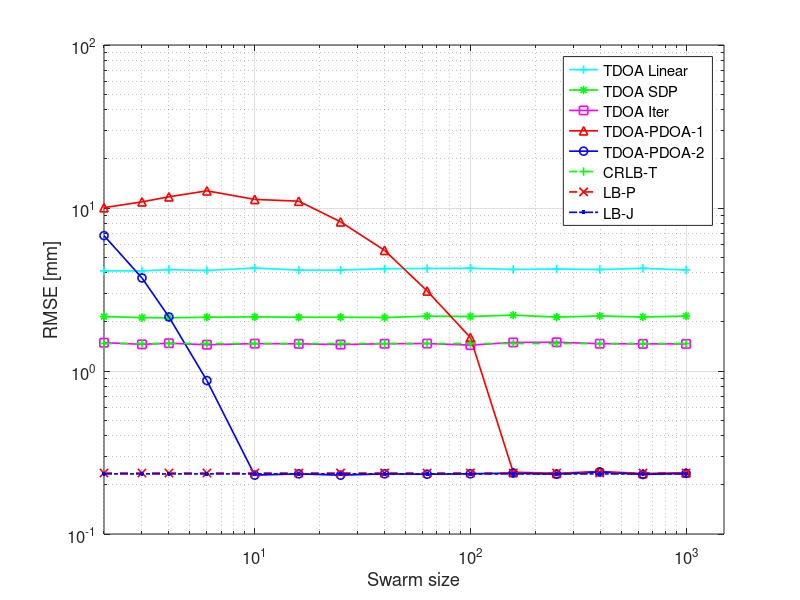

Source code (MATLAB):
% test different swarm sizes
close all;
clear all;
clc;

%% Initialize system parameters
% load tdoa_std.mat;
% load sigma_phase;
rng(5); % For reproducibility
v = 343;
radius_all = 2.5;
bound = [-2.5 -2.5; 2.5 2.5];
target_all = [1 1];

N = 8;
% swarm_range = round(10.^(0.2:0.2:3.6));
swarm_range = round(10.^(0.2:0.2:3.0));
error_cell = cell(1,length(swarm_range));

errs = zeros(1,7);
% f = [20000 21000 22000 23000];
f = 21500;
radius = 2.5;
sensors = [-1 -1 0; -1 0 0;-1 1 0; 0 -1 0; 0 1 0; 1 -1 0; 1 0 0; 1 1 0]*radius;
sensors = sensors(:, 1:2);

% range_std = 0.05;
range_std = 0.002;
range_var = range_std^2;
phase_std_rad = 0.1265; %0.0161 20dB | 0.0125 10dB | 0.0396 0dB | 0.1265 -10dB | 0.4494 -20dB
phase_std = (phase_std_rad/2/pi*v/21500);

%% Main code
% tic
% scale_factor = 0.8;
% err1 = 0; % linear closed form
% err2 = 0; % SDP
% err3 = 0; % tdoa only pso, s = 10
% err4 = 0; % joint, M=4
% err5 = 0; % pdoa only, M = 4
% err6 = 0;
% err7 = 0;
% % parfor swarm_i = 1:length(swarm_range)
% parfor swarm_i = 1:length(swarm_range)
% 
%     swarmsize = swarm_range(swarm_i);
% %     margin = [range_std*scale_factor range_std*scale_factor];
%     margin = [0.02 0.02];
%     coe = (range_std / phase_std)^2;
%     for sim_i = 1:2000
%         if(mod(sim_i,10)==0)
%             disp(['sim_i:' num2str(sim_i)]);
%         end
%         for i = 1:size(target_all,1)
%             target = target_all(i,:);
%             distance = vecnorm(sensors - target,2,2);
%             distance_noisy = distance + randn(size(distance))*sqrt(range_var);
%             comb = combnk(1:N,2);
%             tdoa_all = distance(comb(:,1)) - distance(comb(:,2));
%             tdoa_obs = [0; tdoa_all(1:7)];
%             tdoa_all_noisy = distance_noisy(comb(:,1)) - distance_noisy(comb(:,2));
%             tdoa_obs_noisy = [0; tdoa_all_noisy(1:7)];
%             
%             distance_phase_noisy = distance + randn(size(distance))*phase_std;
%             tdoa_phase_noisy = distance_phase_noisy(comb(:,1)) - distance_phase_noisy(comb(:,2));
%             phase_all_noisy = wrapping(tdoa_phase_noisy./(v./f)*2*pi);
% 
% %             E1: tdoa-linear
%             [~, r_tdoa] = alg_tdoa_2d(sensors, -tdoa_obs_noisy', bound);
%             err1 = norm(r_tdoa - target);
%             
% %             E2: tdoa-sdp
%             r0 = alg_sdp_2d(tdoa_all_noisy, sensors', v);
%             err2 = norm(r0' - target);
% 
% %             E3: tdoa-pso
% %             clear x
%             fun = @(x)sum((vecnorm(sensors(comb(:,1),:) - x, 2, 2) - vecnorm(sensors(comb(:,2),:)-x,2,2) - tdoa_all_noisy).^2);  
%             lb = [-radius_all -radius_all];
%             ub = [radius_all radius_all];
%             nvars = 2;
%             options = optimoptions('particleswarm','SwarmSize',20,'HybridFcn',@fmincon);
%             options.Display = 'off';
%             [x,~] = particleswarm(fun,nvars,lb,ub,options);
%             err3 = norm(x - target);
%             r_tdoa = x;
%             
%             % E4: phase + tdoa, multiple frequency, small swarmsize
% %             clear x
%             fun = @(x)coe*sum(sum((wrapping(( vecnorm(sensors(comb(:,1),:)-x,2,2)-vecnorm(sensors(comb(:,2),:)-x,2,2) )./(v./f)*2*pi - phase_all_noisy)*1/2/pi*v./f).^2))/length(f) + ...
%                 sum((vecnorm(sensors(comb(:,1),:) - x, 2, 2) - vecnorm(sensors(comb(:,2),:)-x,2,2) - tdoa_all_noisy).^2);  
%             fix_margin = margin;
%             lb = max([-fix_margin + r_tdoa; bound(1,:)]);
%             ub = min([fix_margin + r_tdoa; bound(2,:)]);
%             nvars = 2;
%             options = optimoptions('particleswarm','SwarmSize',swarmsize,'HybridFcn',@fmincon);
%             options.Display = 'off';
%             [x,~] = particleswarm(fun,nvars,lb,ub,options);
%             r_tp = x; 
%             err4 = norm(r_tp - target);
%             
%             % E5: pdoa only
% %             clear x
%             fun = @(x)sum(sum((wrapping(( vecnorm(sensors(comb(:,1),:)-x,2,2)-vecnorm(sensors(comb(:,2),:)-x,2,2) )./(v./f)*2*pi - phase_all_noisy)*1/2/pi*v./f).^2))/length(f);  
%             fix_margin = margin;
%             lb = max([-fix_margin + r_tdoa; bound(1,:)]);
%             ub = min([fix_margin + r_tdoa; bound(2,:)]);
%             nvars = 2;
%             options = optimoptions('particleswarm','SwarmSize',swarmsize,'HybridFcn',@fmincon);
%             options.Display = 'off';
%             [x,~] = particleswarm(fun,nvars,lb,ub,options);
%             r_tp = x; 
%             err5 = norm(r_tp - target);
% 
%             error_cell{swarm_i}(sim_i,1:7) = [err1 err2 err3 err4 err5 err6 err7];
%         end
%     end
%     
% end
% 
% toc
%% Last run results

% save crlb_fig1.mat
load crlb_fig1.mat

%% rmse [mm]
errors_rmse = zeros(length(swarm_range), length(errs));
p = zeros(length(swarm_range),length(errs));
for i = 1:size(p,1)
    temp = error_cell{i};
    p(i,:) = sqrt(mean(temp.^2))*1000;
%     p(i) = sqrt(mean(error_cell{i}.^2));
end
% figure;plot(p(1:20,:))

sigma = swarm_range;
figure; loglog(sigma, (p(:, 1)),'-c+', 'LineWidth',1.2);
hold on; loglog(sigma, (p(:,2)),'-g*', 'LineWidth',1.2);
hold on; loglog(sigma, p(:,3),'-ms', 'LineWidth',1.2);
hold on; loglog(sigma, (p(:,5)),'-r^', 'LineWidth',1.2);
hold on;loglog(sigma, (p(:,4)),'-bo', 'LineWidth',1.2);

xlabel('Swarm size')
ylabel('RMSE [mm]')
% legend({'TDOA Linear', 'TDOA SDP', 'TDOA Iter', 'TDOA-PDOA-1', 'TDOA-PDOA-2'},'Location','northeast')
grid on;
set(gca,'FontSize',12)
xlim([2 max(sigma)*1.5]);

% 0.1265/2/pi*v/21500*1000 = 0.32 mm

% print -dpng -r600 sim-2.png
%% CRLB
L = 8;
v = 343;
Evec = ones(L,1);
x = target_all(1);
y = target_all(2);

pairs0 = nchoosek([1:L],2);
pairs = pairs0(1:(L-1),:);  % non-redundant set
g = zeros(2, length(pairs));
for i = 1:length(pairs)
    a = pairs(i,1);
    b = pairs(i,2);
    g1 = ([x y]-sensors(a,:))/norm([x y] - sensors(a,:));
    g2 = ([x y]-sensors(b,:))/norm([x y] - sensors(b,:));
    g(:,i) = g2' - g1';
end
G = g;

varD = range_std^2; 
C = varD*(ones(length(G))+eye(length(G)));
GCG = G*C^-1*G';
F = GCG;
temp = inv(F);
crlb_t = trace(temp);

varD = phase_std^2;
C = varD*(ones(length(G))+eye(length(G)));
GCG = G*C^-1*G';
F = GCG;
temp = inv(F);
crlb_p = trace(temp);

coe = (range_std / phase_std)^2;
crlb_h = (coe^2*crlb_p + crlb_t)/(1+coe)^2;
% crlb_h = (crlb_p * crlb_t)/(crlb_p + crlb_t);

% end
hold on;semilogy(sigma, sqrt((crlb_t*ones(1,length(sigma))*1000^2)),'--+g','MarkerSize',6,'LineWidth',1.2);
hold on;semilogy(sigma, sqrt((crlb_p*ones(1,length(sigma))*1000^2)),'--xr','MarkerSize',6,'LineWidth',1.2);
hold on;semilogy(sigma, sqrt((crlb_h*ones(1,length(sigma))*1000^2)),'-..b','MarkerSize',10,'LineWidth',1.2);

legend({'TDOA Linear', 'TDOA SDP', 'TDOA Iter', 'TDOA-PDOA-1', 'TDOA-PDOA-2', 'CRLB-T', 'LB-P','LB-J'},'Location','northeast')

% figure;loglog(range_var, mse_all(1,:),'-o');
% hold on;loglog(range_var, mse_all(2,:),'-*');
% hold on; loglog(range_var, crlb_all);
% 
% legend('MSE-LS','MSE-SDP','CRLB')
% xlabel('Variance of Ranging Error [m]')
% ylabel('MSE of Location Estimations')

% print -dpng -r600 crlb-1.png

